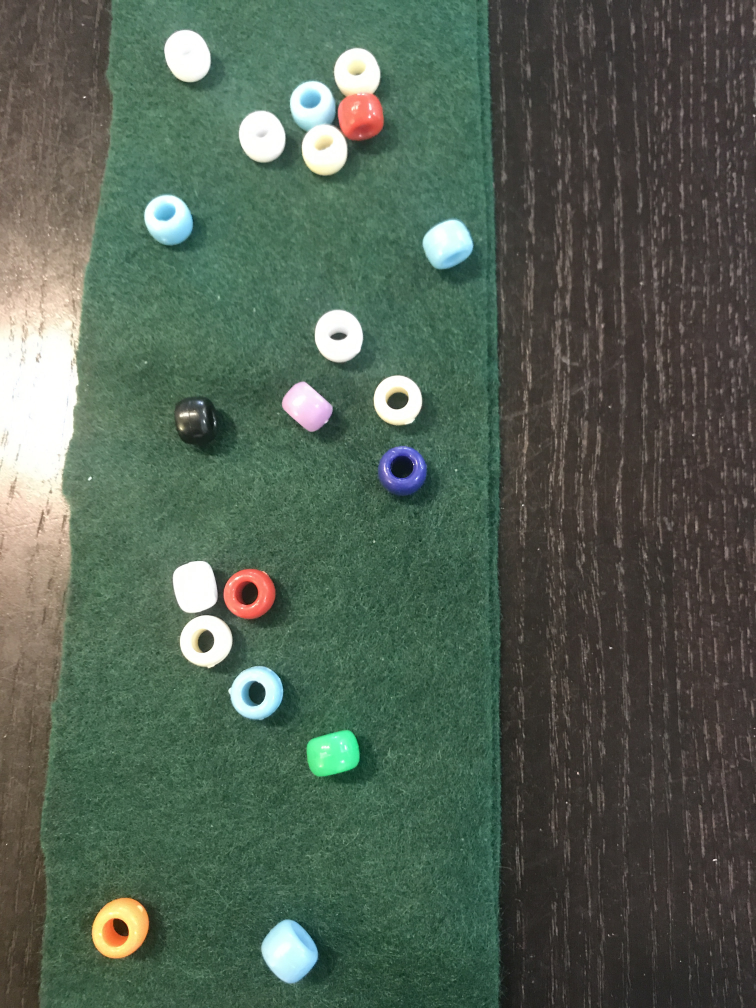
#> input picture data/102.jpg, 3024 x 4032 px (shown at 1/4 size); its folder holds 4 pictures in this run
$ python circle_elliptical_hough.py
#> lines starting #> are read from the running program, lines starting #| are printed output that depends on the picture
import cv2
import numpy as np
import os

DATA_DIR = '../data/'
IMG_FILES = [img_file for img_file in [files for _,_,files in os.walk(DATA_DIR)][0] if img_file.endswith('.jpg')]

image = cv2.imread(os.path.join(DATA_DIR, IMG_FILES[2]))
#> image is the input picture: shape (4032, 3024, 3); mean B, G, R 83.3, 97.3, 82.9
height = image.shape[0]
#> height = 4032
width = image.shape[1]
#> width = 3024
new_height = int(height / 5)
#> new_height = 806
new_width = int(width / 5)
#> new_width = 604
image = cv2.resize(image, (new_width, new_height))
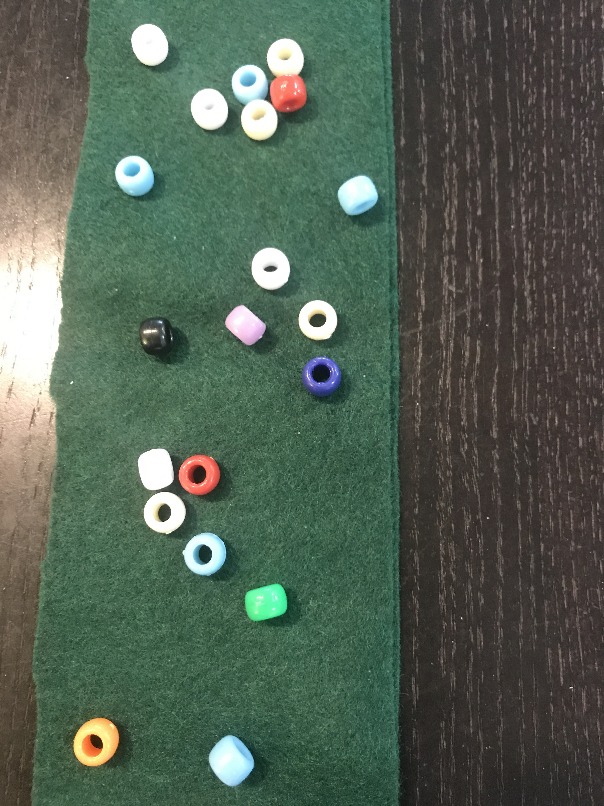
#> image: shape (806, 604, 3); mean B, G, R 83.1, 97.2, 82.7
out = image.copy()
print(image.shape)
#| (806, 604, 3)

'''
gray = cv2.cvtColor(image, cv2.COLOR_BGR2GRAY)

circles = cv2.HoughCircles(gray, cv2.HOUGH_GRADIENT, 1.2, 100)

# ensure at least some circles were found
if circles is not None:
	# convert the (x, y) coordinates and radius of the circles to integers
	circles = np.round(circles[0, :]).astype("int")

	# loop over the (x, y) coordinates and radius of the circles
	for (x, y, r) in circles:
		# draw the circle in the output image, then draw a rectangle
		# corresponding to the center of the circle
		cv2.circle(out, (x, y), r, (0, 255, 0), 4)
		cv2.rectangle(out, (x - 5, y - 5), (x + 5, y + 5), (0, 128, 255), -1)

	# show the output image
	cv2.imshow("output", np.hstack([image, out]))
	cv2.waitKey(0)
'''
